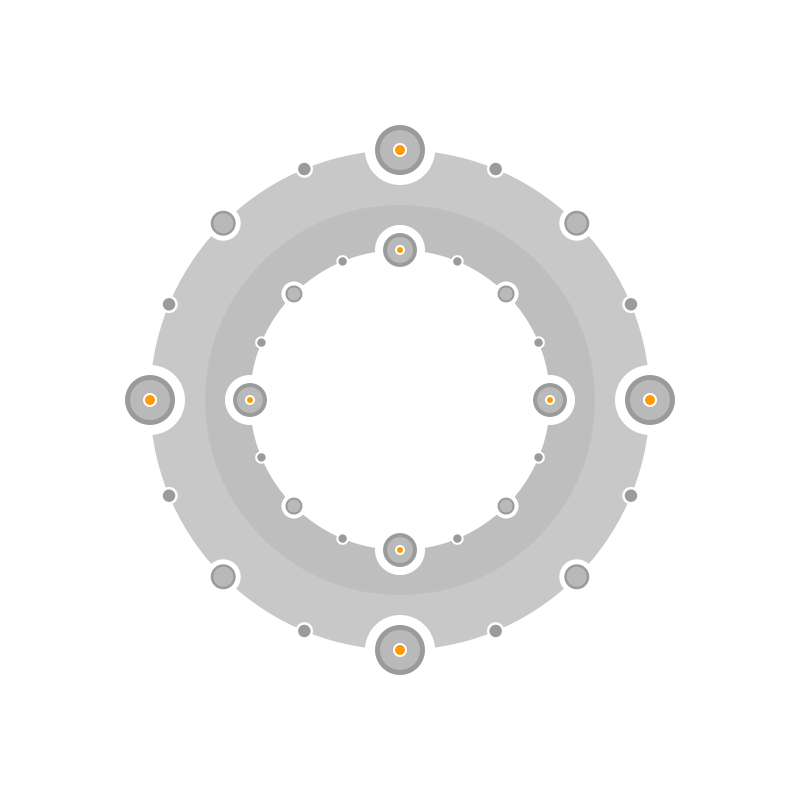
Frame 1 (no input)
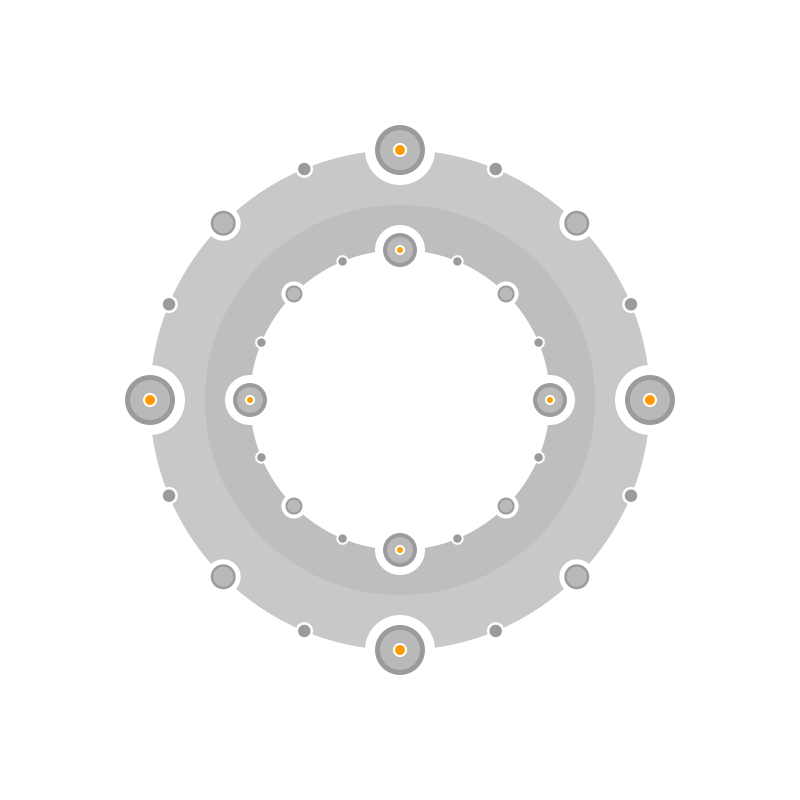
Frame 2 (the mouse pressed at the canvas centre, redrawn once)

The Processing sketch that drew these frames (run headless with seeded random() and noise(); the mouse was pressed at the canvas centre and the sketch redrawn once):

// Processing sketch: example04
// ── example04.pde
void setup() { size(800, 800); noLoop(); noStroke(); background(255); }

void draw()
{   
  float  cx = width / 2, cy = height / 2;

  fill(200); circ(cx, cy, 250);
  fill(190); circ(cx, cy, 195);
  
  fill(255); circR(cx, cy, 250, 35, 0, 3);

  fill(155); circR(cx, cy, 250, 25, 0, 3);
  fill(185); circR(cx, cy, 250, 20, 0, 2);

  fill(255); circR(cx, cy, 250, 7, 0, 1);
  fill(255, 155, 0); circR(cx, cy, 250, 5, 0, 1);

  fill(255); circ(cx, cy, 150);

  fill(255); circR(cx, cy, 150, 25, 0, 3);

  fill(155); circR(cx, cy, 150, 17, 0, 3);
  fill(185); circR(cx, cy, 150, 13, 0, 2);

  fill(255); circR(cx, cy, 150, 5, 0, 1);
  fill(255, 155, 0); circR(cx, cy, 150, 3, 0, 1);
}

void circR (float cx, float cy, float r, float rm, int i, int d)
{
  float p = 2 * PI, h = p / 2, a, aa, as;

  if (i >= d) return;
  if (i == 0) { aa = 0; as = h / 2; 
              } else { aa = h / pow(2, i + 1); as = h / pow(2, i);   
                     }                               // pow(...) - возведение в степень          
  for (a = aa; a < p; a += as) circ(cx - r * cos(a), cy + r * sin(a), rm);
  circR (cx, cy, r, rm * 0.5, i + 1, d);
}

void circ(float x, float y, float r) { ellipse(x, y, r * 2, r * 2); }
